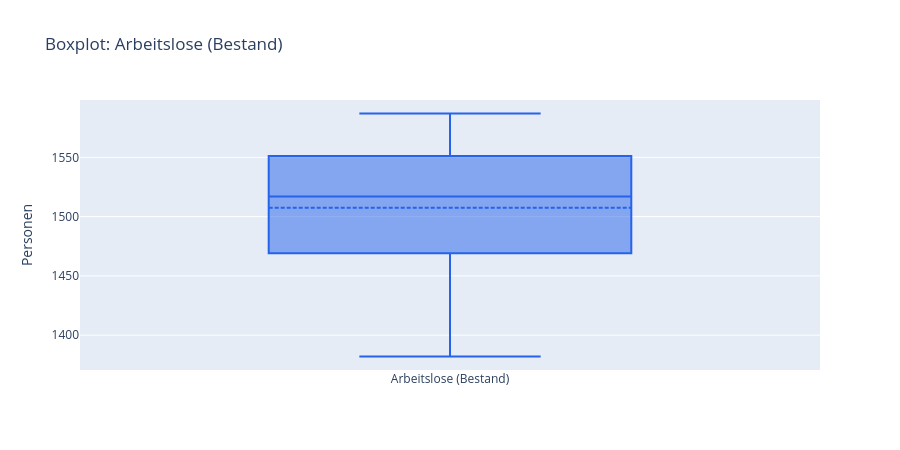

Here is the notebook cell this chart was saved with:
### Code cell
fig = go.Figure()
fig.add_trace(go.Box(y=kennzahlen["Arbeitslose (Bestand)"], name="Arbeitslose (Bestand)", marker_color="#2563eb", boxmean=True))
fig.update_layout(title="Boxplot: Arbeitslose (Bestand)", yaxis_title="Personen", height=450, showlegend=False)
fig

### Figure 1 — Plotly figure (JSON) as saved in the notebook; plotly's stock layout.template omitted (floating-point values rounded to 4 significant figures)
{"data": [{"boxmean": true, "marker": {"color": "#2563eb"}, "name": "Arbeitslose (Bestand)", "type": "box", "y": [1470.0, 1382.0, 1414.0, 1457.0, 1438.0, 1509.0, 1475.0, 1587.0, 1585.0, 1519.0, 1517.0, 1466.0, 1551.0, 1542.0, 1543.0, 1565.0, 1552.0, 1500.0, 1497.0, 1564.0, 1523.0]}], "layout": {"height": 450, "showlegend": false, "title": {"text": "Boxplot: Arbeitslose (Bestand)"}, "yaxis": {"title": {"text": "Personen"}}}}
